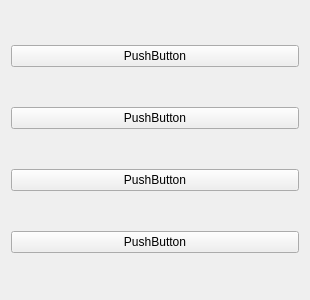
<?xml version="1.0" encoding="UTF-8"?>
<ui version="4.0">
 <class>Form</class>
 <widget class="QWidget" name="Form">
  <property name="geometry">
   <rect>
    <x>0</x>
    <y>0</y>
    <width>310</width>
    <height>300</height>
   </rect>
  </property>
  <property name="windowTitle">
   <string>Form</string>
  </property>
  <layout class="QVBoxLayout" name="verticalLayout">
   <item>
    <widget class="QPushButton" name="pushButton_1">
     <property name="sizePolicy">
      <sizepolicy hsizetype="Expanding" vsizetype="Fixed">
       <horstretch>0</horstretch>
       <verstretch>0</verstretch>
      </sizepolicy>
     </property>
     <property name="text">
      <string>PushButton</string>
     </property>
    </widget>
   </item>
   <item>
    <widget class="QPushButton" name="pushButton_2">
     <property name="sizePolicy">
      <sizepolicy hsizetype="Expanding" vsizetype="Fixed">
       <horstretch>0</horstretch>
       <verstretch>0</verstretch>
      </sizepolicy>
     </property>
     <property name="text">
      <string>PushButton</string>
     </property>
    </widget>
   </item>
   <item>
    <widget class="QPushButton" name="pushButton_3">
     <property name="sizePolicy">
      <sizepolicy hsizetype="Expanding" vsizetype="Fixed">
       <horstretch>0</horstretch>
       <verstretch>0</verstretch>
      </sizepolicy>
     </property>
     <property name="text">
      <string>PushButton</string>
     </property>
    </widget>
   </item>
   <item>
    <widget class="QPushButton" name="pushButton_4">
     <property name="sizePolicy">
      <sizepolicy hsizetype="Expanding" vsizetype="Fixed">
       <horstretch>0</horstretch>
       <verstretch>0</verstretch>
      </sizepolicy>
     </property>
     <property name="text">
      <string>PushButton</string>
     </property>
    </widget>
   </item>
  </layout>
 </widget>
 <resources/>
 <connections/>
</ui>
